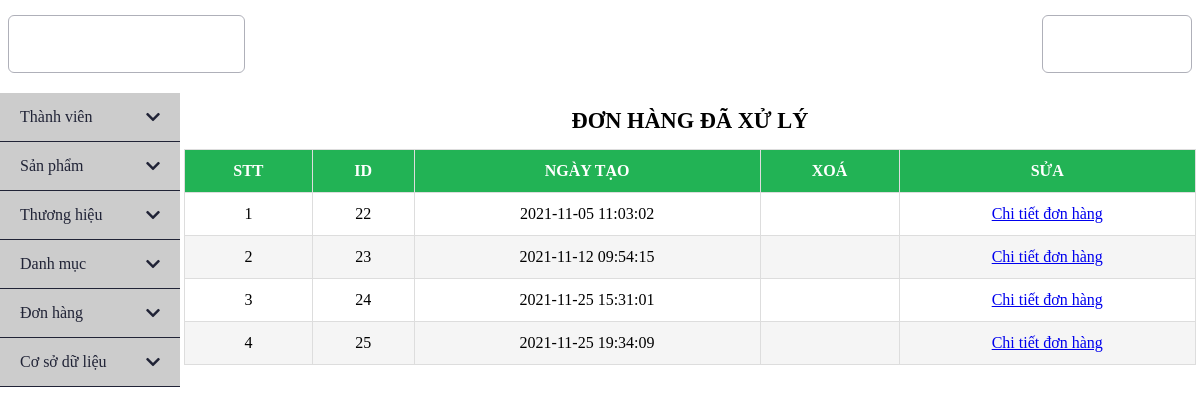
Screenshot of /admin/?option=order&status=3 (signed in) with the database file from the repository.
### tables this page shows
CREATE TABLE `orders` (
  `id` int(11) NOT NULL,
  `order_method_id` int(11) NOT NULL,
  `member_id` int(11) NOT NULL,
  `orderdate` datetime NOT NULL DEFAULT current_timestamp(),
  `status` tinyint(1) NOT NULL DEFAULT 1 COMMENT '1: Chưa xử lý; 2: Đang xử lý; 3: Đã xử lý; 4: Huỷ ',
  `name` varchar(25) NOT NULL,
  `address` varchar(32) NOT NULL,
  `mobile` varchar(10) NOT NULL,
  `email` varchar(30) NOT NULL,
  `note` varchar(100) NOT NULL
);

### admin/views/orders/option_order.php (the view, shortened to what this page needs)
<?php
$status = $_GET['status'];
$query = "select *from  orders where status =".$status;
$result = $con->query( $query);
?>
<div class="show">
    <div class="title">
        <h2 class="heading">ĐƠN HÀNG <?=$status ==1 ?'ĐƠN HÀNG CHƯA XỬ LÝ ':($status ==2?'ĐANG XỬ LÝ ':($status==3?'ĐÃ XỬ LÝ':'HUỶ'))?> </h2>
    </div>
<table class="table">
        <thead>
            <th>STT</th>
            <th>ID</th>
            <th>NGÀY TẠO </th>
            <th>XOÁ </th>
            <th>SỬA</th>
        </thead>
        <tbody>
            <?php
            $count =1;
            foreach($result as $item):?>
            <tr>
                <td><?php echo $count++;?></td>
                <td><?php echo $item['id'];?></td>
                <td><?php echo $item['orderdate'];?></td>
                <td></td>
                <td><a href="?option=order_detail&id=<?=$item['id'];?>" class="edit">Chi tiết đơn hàng
                    </a></td>
            </tr>
            <?php endforeach;?>
        </tbody>
    </table>
</div>

### admin/styles/css/main.css (style rules this page uses)
* { padding: 0; margin: 0; box-sizing: border-box; }
:root { --primary-font: 'Inter', sans-serif; --secondary-font:'Playfair Display',sans-serif; --three-font:'Mulish',sans-serif; --gray-color:#B8BECD; --gray-dark-color:#AFB0B9; --gray-darkest-color:#202336; background-image: url('https://image.freepik.com/free-vector/abstract-wave-geometric-white-gray-color-background_106065-173.jpg'); background-size: cover; background-repeat: no-repeat; }
th,td { padding: 15px; text-align: left; border: 1px solid #d3d3d3; }
.show { margin: 0 4px; }
.show .title { width: 100%; padding:15px 0; }
.title .heading { text-align: center; font-size: 1.4em; text-transform: uppercase; }
.table { width: 100%; border-collapse: collapse; }
.table td, .table th { padding:12px 15px; border: 1px solid #ddd; text-align: center; font-size: 16px; }
.table th { background-color:rgb(34 179 85); color:#ffff; }
.table tbody tr:nth-child(even) { background-color:#f5f5f5; }

### rows the page displays
orders: id "22", orderdate "2021-11-05 11:03:02"
orders: id "23", orderdate "2021-11-12 09:54:15"
orders: id "24", orderdate "2021-11-25 15:31:01"
orders: id "25", orderdate "2021-11-25 19:34:09"
